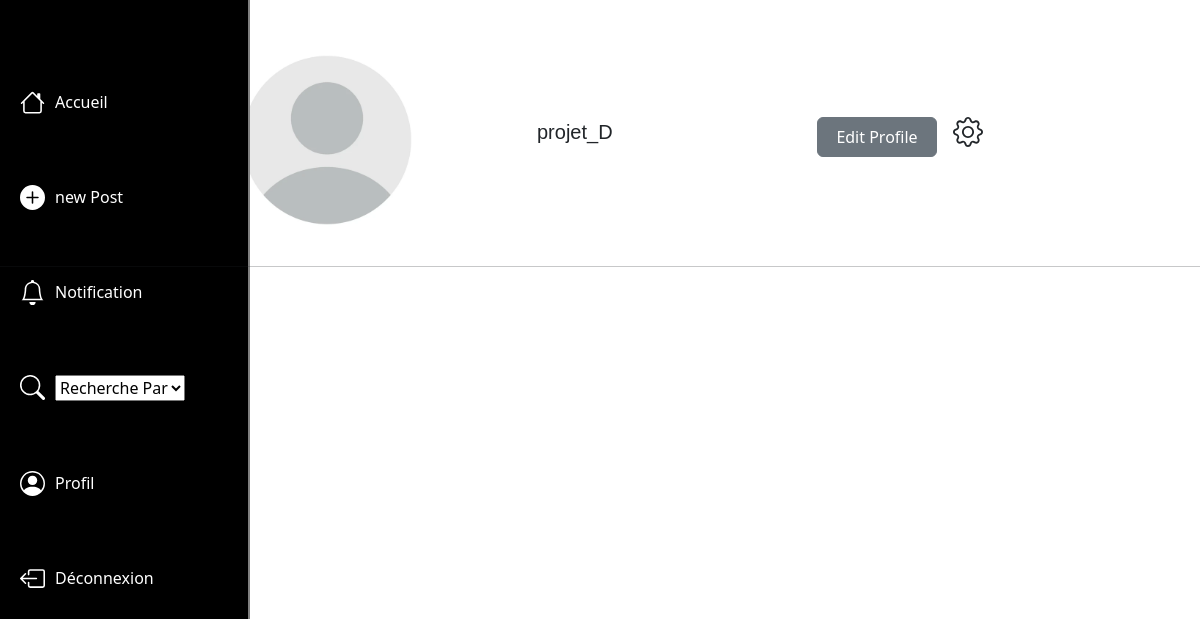
The app's page /StudenHelp/Notification/ (signed in), older data.
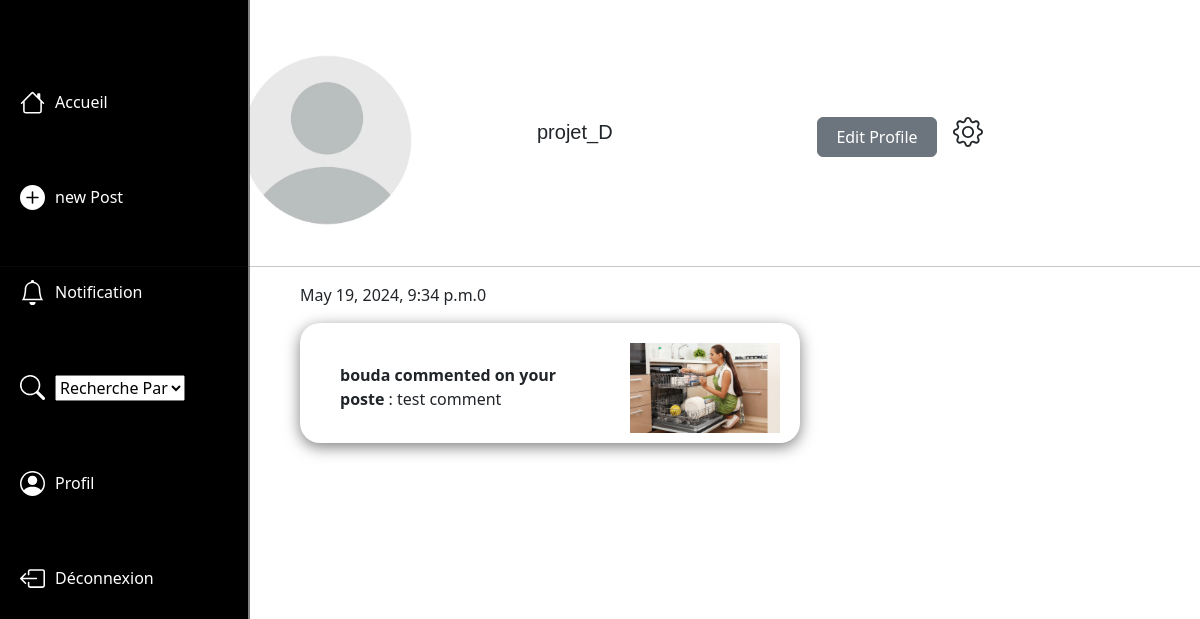
The same page, newer data.
### StudenHelp/models.py (models this page shows, shortened)
class Poste(models.Model):
    image = models.ImageField(blank=True)
    type = models.IntegerField(default=0, choices=tp)
    date = models.DateTimeField(auto_now_add=True)
    uc = models.ForeignKey(User, on_delete=models.CASCADE)
    class Meta:
        ordering = ['-date']

class Reaction(models.Model):
    comment = models.TextField(max_length=50, default='')
    like = models.BooleanField(default=False)
    users = models.ForeignKey(User, on_delete=models.CASCADE)
    post = models.ForeignKey(Poste, related_name="comments", on_delete=models.CASCADE)

### StudenHelp/views.py (the view)
# urls.py: path('Notification/', views.Notif, name='Notification'),
def Notif(request):
    posts = Poste.objects.all()
    evenement_form = EvenementForm()
    even_club_form = EvenClubForm()
    transport_form = TransportForm()
    recommandation_form = RecommandationForm()
    stage_form = StageForm()
    logement_form = LogementForm()
    return render(request, 'Notification.html', {
        'posts': posts,
        'evenement_form': evenement_form,
        'even_club_form': even_club_form,
        'transport_form': transport_form,
        'recommandation_form': recommandation_form,
        'stage_form': stage_form,
        'logement_form': logement_form, })

### StudenHelp/forms.py
class EvenementForm(forms.ModelForm):
    helper = FormHelper()
    helper.form_method = 'POST'
    helper.add_input(Submit('submit', 'Valider', css_class='btn-primary'))
    class Meta:
        model = Evenement
        fields = ['intitule', 'description', 'lieu', 'contactinfo', 'image', 'type']

class EvenClubForm(forms.ModelForm):
    helper = FormHelper()
    helper.form_method = 'POST'
    helper.add_input(Submit('submit', 'Valider', css_class='btn-primary'))
    class Meta:
        model = EvenClub
        fields = ['intitule', 'description', 'lieu', 'contactinfo', 'club', 'image', 'type']

### StudenHelp/templates/Notification.html (shortened to what this page needs)
<!DOCTYPE html>
<html lang="en">
<head>
    <link href="https://cdn.jsdelivr.net/npm/bootstrap@5.3.3/dist/css/bootstrap.min.css" rel="stylesheet">
</head>
<body>
    {% extends 'base.html' %}
    {% load static %}
    {% block content %}
    <div class="profile">
        <img src="../../media/pdi.webp" alt="Profile Image">
        {% if user.is_authenticated %}
        <div class="element">
            <div class="nom">
                <p>{{ user }}</p>
            </div>
            <button type="button" class="btn btn-secondary">Edit Profile</button>
        </div>
    </div>
    <hr>
    <div class="content">
        {% for post in posts %}
        {% if post.uc == request.user %}
        {% for comment in post.comments.all %}
        {% if comment.comment %}
        <div class="card-wrapper new-post">
            <div class="objet1">
                <p class="card-text">{{ post.date }} <p>{{ post.type }}</p></p>
            </div>
            <div class="card-body">
                <div class="comments">
                    <div class="comment">
                        <strong>{{ comment.users }} commented on your poste </strong>: {{ comment.comment }}
                    </div>
                </div>
                {% if post.image %}
                <img src="{{ post.image.url }}" alt="Post image">
                {% endif %}
            </div>
                {% endif %}
                {% endfor %}
            </div>
        {% endif %}
        {% endfor %}
    {% endif %}
    {% endblock %}

Row changes from the older to the newer data that the page shows:
added Poste: date "May 19, 2024, 9:34 p.m.", type "0"
added Reaction: users "bouda", comment "test comment", image (picture)
